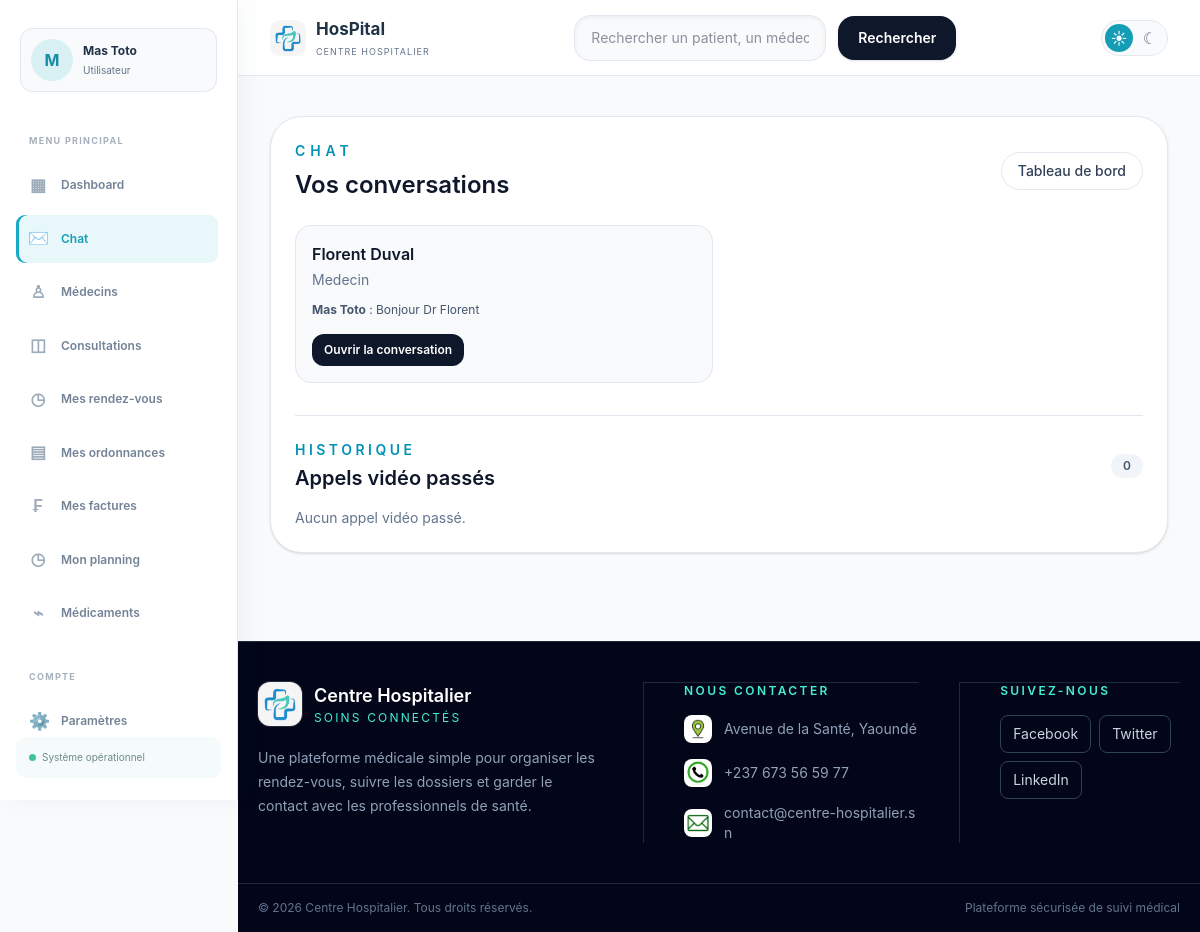
Page /chat/ (signed in) on the earlier database version.
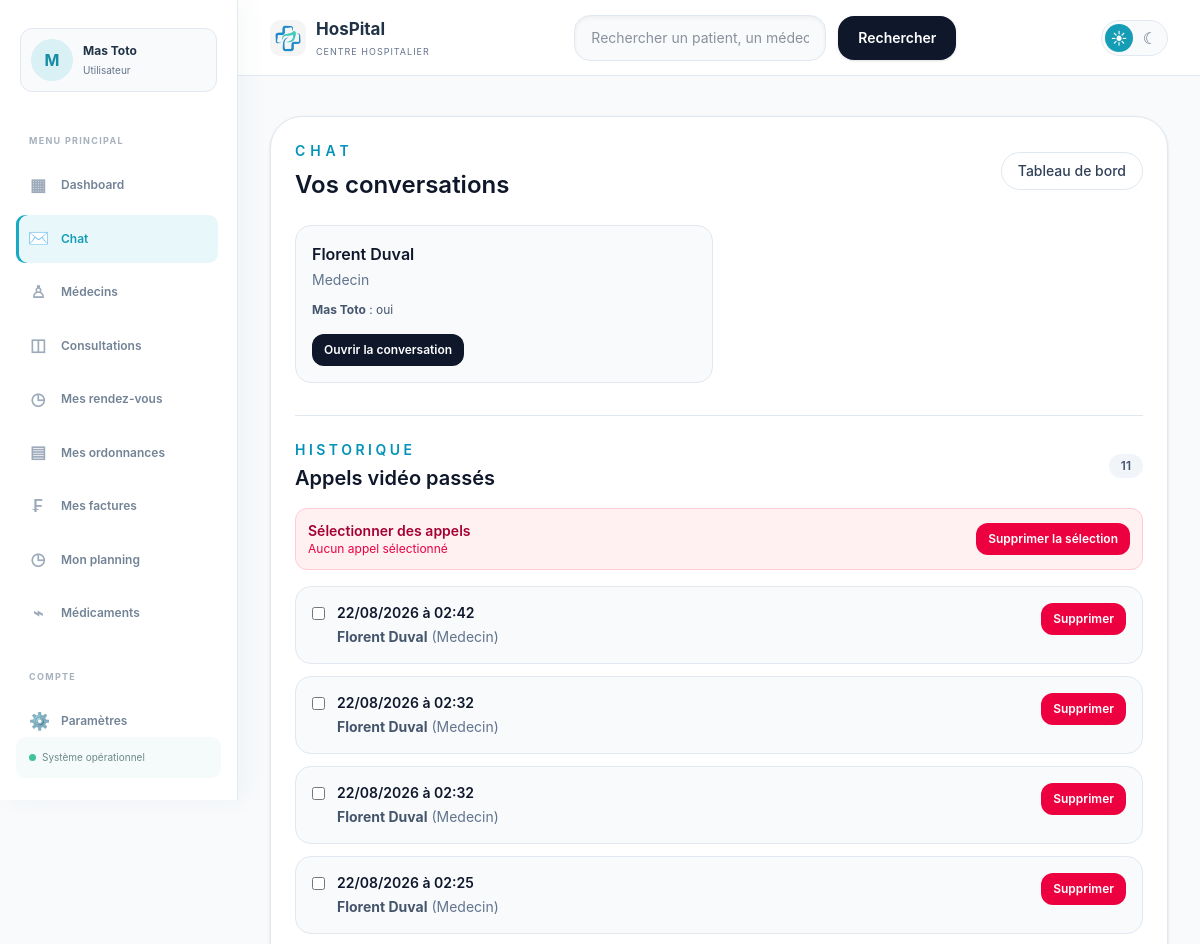
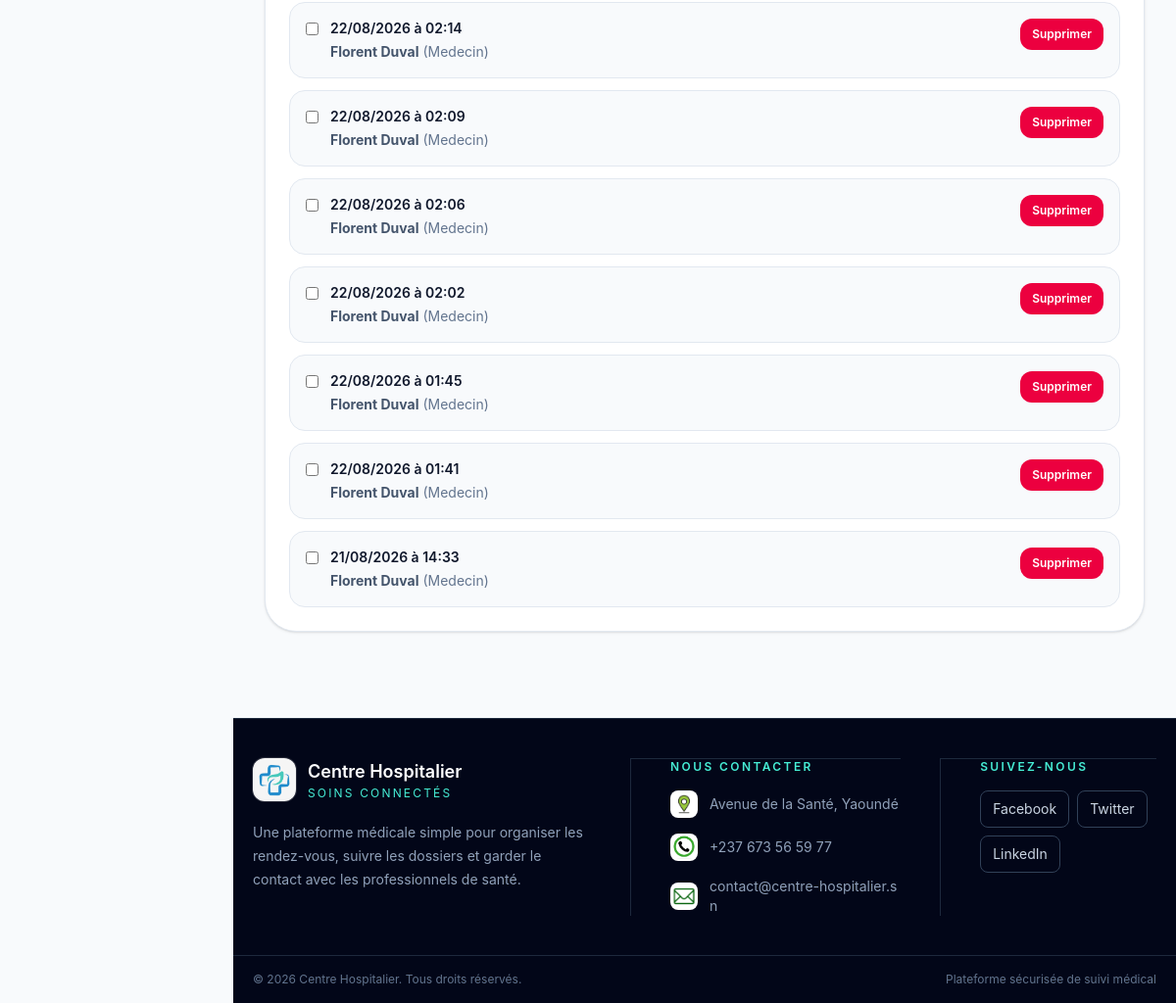
Same page on the later database version (2 pictures, top to bottom).
### hopital/models.py (models this page shows, shortened)
class CustomUser(AbstractUser):
    ROLE_CHOICES = [
        ('user', 'Utilisateur'),
        ('medecin', 'Medecin'),
        ('admin', 'Administrateur'),
        ('secretaire', 'Secretaire'),
    ]
    role = models.CharField(max_length=20, choices=ROLE_CHOICES, default='user')
    nom = models.CharField(max_length=100, blank=True, null=True)
    prenom = models.CharField(max_length=100, blank=True, null=True)
    sexe = models.CharField(max_length=10, blank=True, null=True)
    telephone = models.CharField(max_length=20, blank=True, null=True)
    adresse = models.CharField(max_length=255, blank=True, default='')
    specialite = models.CharField(max_length=100, blank=True, default='')
    langues = models.CharField(max_length=255, blank=True, default='')
    photo_profil = models.ImageField(upload_to='profils/', blank=True, null=True)
    date_naissance = models.DateField(blank=True, null=True)
    medecin_traitant = models.ForeignKey(
        'self',
        on_delete=models.SET_NULL,
        null=True,
        blank=True,
        related_name='patients_suivis'
    )
    def __str__(self):
        nom_complet = f"{self.prenom or ''} {self.nom or ''}".strip()
        return nom_complet or self.username

class VideoCall(models.Model):
    room_id = models.UUIDField(default=uuid.uuid4, unique=True, editable=False)
    created_by = models.ForeignKey(CustomUser, on_delete=models.CASCADE, related_name='appels_video_crees')
    created_at = models.DateTimeField(auto_now_add=True)
    active = models.BooleanField(default=True)

### hopital/views.py (the view)
# urls.py: path('chat/', chat_inbox, name='chat_inbox'),
@login_required
def chat_inbox(request):
    conversation_messages = ChatMessage.objects.filter(
        (Q(sender=OuterRef('pk')) & Q(receiver=request.user)) |
        (Q(sender=request.user) & Q(receiver=OuterRef('pk')))
    ).order_by('-created_at')
    if request.user.role in ['admin', 'secretaire']:
        contacts = CustomUser.objects.exclude(pk=request.user.pk).order_by('role', 'nom', 'prenom')
    elif request.user.role == 'medecin':
        contacts = CustomUser.objects.filter(
            Q(medecin_traitant=request.user) |
            Q(messages_envoyes__receiver=request.user) |
            Q(messages_recus__sender=request.user)
        ).exclude(pk=request.user.pk).distinct().order_by('role', 'nom', 'prenom')
    elif request.user.role in ['user', 'patient']:
        contacts = CustomUser.objects.filter(pk=request.user.medecin_traitant_id) if request.user.medecin_traitant_id else CustomUser.objects.none()
    else:
        contacts = CustomUser.objects.none()
    contacts = contacts.annotate(
        unread_messages=Count(
            'messages_envoyes',
            filter=Q(messages_envoyes__receiver=request.user, messages_envoyes__is_read=False),
        ),
        last_message_content=Subquery(conversation_messages.values('content')[:1]),
        last_message_sender_prenom=Subquery(conversation_messages.values('sender__prenom')[:1]),
        last_message_sender_nom=Subquery(conversation_messages.values('sender__nom')[:1]),
    )
    call_history = VideoCall.objects.filter(
        participants__user=request.user,
        participants__history_deleted=False,
    ).prefetch_related('participants__user').order_by('-created_at')[:50]
    for call in call_history:
        call.interlocutors = [
            participant.user
            for participant in call.participants.all()
            if participant.user_id != request.user.pk
        ]
    return render(request, 'chat.html', {
        'participant': None,
        'messages': [],
        'invitees': contacts,
        'conversation_contacts': contacts,
        'call_history': call_history,
    })

### hopital/context_processors.py (called while the page is built)
def chat_notifications(request):
    if not request.user.is_authenticated:
        return {'unread_chat_count': 0}
    return {
        'unread_chat_count': ChatMessage.objects.filter(
            receiver=request.user,
            is_read=False,
        ).count(),
    }

### hopital/templates/chat.html (shortened to what the changed rows need)
{% load static %}
<!DOCTYPE html>
<html lang="fr">
<head>
    <link rel="stylesheet" href="{% static 'css/style.css' %}">
    <script src="https://cdn.jsdelivr.net/npm/@tailwindcss/browser@4"></script>
    <link href="{% static 'output.css' %}" rel="stylesheet">
</head>
<body class="min-h-screen bg-slate-50 text-slate-800">
    <main class="mx-auto max-w-5xl px-6 py-10 lg:px-8">
        <section class="rounded-4xl border border-slate-200 bg-white p-6 shadow-sm">
            <div class="flex items-center justify-between gap-3">
                <div>
                    <h1 class="mt-2 text-2xl font-semibold text-slate-900">{% if participant %}Conversation avec {{ participant }}{% else %}Vos conversations{% endif %}</h1>
                </div>
            </div>
            {% if participant %}
            <div class="mt-6 flex flex-wrap items-center justify-between gap-3 rounded-2xl bg-cyan-50 p-4">
                <div>
                    <p class="font-semibold text-slate-900">Échange sécurisé</p>
                    <p class="text-sm text-slate-600">Messages et appel vidéo avec {{ participant }}.</p>
                </div>
                <button id="start-call" type="button" class="rounded-2xl bg-cyan-600 px-4 py-3 text-sm font-semibold text-white transition hover:bg-cyan-700">Démarrer un appel vidéo</button>
            </div>
            {% if request.user.role == 'medecin' %}
            <div class="mt-4 rounded-2xl border border-slate-200 p-4">
                <p class="text-sm font-semibold text-slate-900">Ajouter des personnes à l’appel</p>
                <div class="mt-3 grid gap-2 sm:grid-cols-2">
                    {% for invitee in invitees %}
                    <label class="flex items-center gap-3 rounded-xl bg-slate-50 px-3 py-2 text-sm text-slate-700">
                        <input type="checkbox" name="call_participant" value="{{ invitee.pk }}" {% if invitee.pk == participant.pk %}checked{% endif %}>
                        <span>{{ invitee }} <small class="text-slate-400">({{ invitee.get_role_display }})</small></span>
                    </label>
                    {% empty %}
                    <p class="text-sm text-slate-500">Aucun patient ou collègue disponible.</p>
                    {% endfor %}
                </div>
            </div>
            {% endif %}
            <div class="mt-6 space-y-3 rounded-2xl bg-slate-50 p-4">
                <form id="bulk-delete-form" method="post" action="{% url 'chat_bulk_delete' %}" class="flex flex-wrap items-center justify-between gap-3 rounded-xl border border-rose-200 bg-rose-50 p-3">
                    {% csrf_token %}
                    <input type="hidden" name="participant_id" value="{{ participant.pk }}">
                    <div>
                        <p class="text-sm font-semibold text-rose-800">Sélectionner des messages</p>
                        <p id="selected-message-count" class="text-xs text-rose-600">Aucun message sélectionné</p>
                    </div>
                    <div id="bulk-delete-message-ids"></div>
                    <button type="submit" class="rounded-xl bg-rose-600 px-3 py-2 text-xs font-semibold text-white transition hover:bg-rose-700">Supprimer la sélection</button>
                </form>
                {% for message in messages %}
                <div data-message-bubble class="relative rounded-2xl {% if message.sender == request.user %}bg-cyan-600 text-white{% else %}bg-white text-slate-700{% endif %} p-3 pr-12">
                    <label class="absolute bottom-3 right-3 z-10 flex items-center gap-1 text-xs opacity-80" title="Sélectionner ce message">
                        <input type="checkbox" class="message-selector" value="{{ message.pk }}">
                    </label>
                    <details class="absolute right-3 top-3">
                        <summary class="flex h-8 w-8 cursor-pointer list-none items-center justify-center rounded-lg text-lg leading-none transition hover:bg-black/10" aria-label="Actions du message" title="Actions du message">&#8942;</summary>
                        <div class="absolute right-0 z-10 mt-2 w-36 rounded-xl border border-slate-200 bg-white p-1 text-left text-slate-700 shadow-lg">
                            {% if message.sender == request.user %}
                            <button type="button" class="message-edit-button block w-full rounded-lg px-3 py-2 text-left text-xs font-medium hover:bg-slate-100" data-message-id="{{ message.pk }}">Modifier</button>
                            {% endif %}
                            <form method="post" action="{% url 'chat_message_action' message.pk 'delete' %}" onsubmit="return confirm('Supprimer ce message ?');">
                                {% csrf_token %}
                                <button type="submit" class="block w-full rounded-lg px-3 py-2 text-left text-xs font-medium text-rose-600 hover:bg-rose-50">Supprimer</button>
                            </form>
                        </div>
                    </details>
                    <p class="message-content text-sm">{{ message.content }}</p>
                    {% if message.sender == request.user %}
                    <form method="post" action="{% url 'chat_message_action' message.pk 'edit' %}" class="message-edit-form mt-3 hidden space-y-2" data-message-id="{{ message.pk }}">
                        {% csrf_token %}
                        <textarea name="content" rows="2" class="w-full rounded-xl border border-white/40 bg-white/15 px-3 py-2 text-sm text-current outline-none placeholder:text-white/70" required>{{ message.content }}</textarea>
                        <div class="flex gap-2">
                            <button type="submit" class="rounded-lg bg-white px-3 py-2 text-xs font-semibold text-cyan-700">Enregistrer</button>
                            <button type="button" class="message-cancel-button rounded-lg border border-white/40 px-3 py-2 text-xs font-semibold" data-message-id="{{ message.pk }}">Annuler</button>
                        </div>
                    </form>
                    {% endif %}
                    <p class="mt-2 text-xs {% if message.sender == request.user %}text-cyan-100{% else %}text-slate-400{% endif %}">{{ message.created_at }}</p>
                </div>
                {% empty %}
                <p class="text-sm text-slate-500">Aucun message encore. Envoyer un message pour commencer la conversation.</p>
                {% endfor %}
            </div>
            <form method="post" class="mt-6 flex flex-col gap-3 sm:flex-row">
                {% csrf_token %}
                <input type="text" name="content" placeholder="Envoyer un message" class="w-full rounded-2xl border border-slate-300 px-4 py-3 text-sm outline-none focus:border-cyan-500" required>
                <button type="submit" class="rounded-2xl bg-slate-900 px-5 py-3 text-sm font-semibold text-white transition hover:bg-slate-700">Envoyer</button>
            </form>
            {% else %}
            <div class="mt-6 grid gap-3 md:grid-cols-2">
                {% for contact in conversation_contacts %}
                <a href="{% url 'chat_with_doctor' contact.pk %}" class="rounded-2xl border border-slate-200 bg-slate-50 p-4 transition hover:border-cyan-400 hover:bg-cyan-50">
                    <div class="flex items-start justify-between gap-3">
                        <p class="font-semibold text-slate-900">{{ contact }}</p>
                    </div>
                    <p class="mt-1 text-sm text-slate-500">{{ contact.get_role_display }}</p>
                    {% if contact.last_message_content %}
                    <p class="mt-3 text-xs text-slate-600"><strong>{{ contact.last_message_sender_prenom|default:'' }} {{ contact.last_message_sender_nom|default:'' }}</strong> : {{ contact.last_message_content|truncatechars:90 }}</p>
                    {% else %}
                    <p class="mt-3 text-xs text-slate-400">Aucun message échangé.</p>
                    {% endif %}
                    <span class="mt-4 inline-block rounded-xl bg-slate-900 px-3 py-2 text-xs font-semibold text-white">Ouvrir la conversation</span>
                </a>
                {% empty %}
                <p class="text-sm text-slate-500">Aucune conversation disponible pour le moment.</p>
                {% endfor %}
            </div>
            <section class="mt-8 border-t border-slate-200 pt-6">
                <div class="flex items-center justify-between gap-3">
                    <div>
                        <p class="text-sm font-semibold uppercase tracking-[0.25em] text-cyan-600">Historique</p>
                        <h2 class="mt-1 text-xl font-semibold text-slate-900">Appels vidéo passés</h2>
                    </div>
                    <span class="rounded-full bg-slate-100 px-3 py-1 text-xs font-semibold text-slate-600">{{ call_history|length }}</span>
                </div>
                {% if call_history %}
                <form id="bulk-delete-calls-form" method="post" action="{% url 'chat_bulk_delete_calls' %}" class="mt-4 flex flex-wrap items-center justify-between gap-3 rounded-xl border border-rose-200 bg-rose-50 p-3">
                    <div>
                        <p class="text-sm font-semibold text-rose-800">Sélectionner des appels</p>
                        <p id="selected-call-count" class="text-xs text-rose-600">Aucun appel sélectionné</p>
                    </div>
                    <button type="submit" class="rounded-xl bg-rose-600 px-3 py-2 text-xs font-semibold text-white transition hover:bg-rose-700">Supprimer la sélection</button>
                </form>
                <div class="mt-4 space-y-3">
                    {% for call in call_history %}
                    <article class="rounded-2xl border border-slate-200 bg-slate-50 p-4">
                        <div class="flex items-start justify-between gap-3">
                            <div class="flex items-start gap-3">
                                <input type="checkbox" class="call-selector mt-1" value="{{ call.pk }}" aria-label="Sélectionner l’appel du {{ call.created_at|date:'d/m/Y à H:i' }}">
                                <div>
                                <p class="text-sm font-semibold text-slate-900">{{ call.created_at|date:"d/m/Y à H:i" }}</p>
                                {% for interlocutor in call.interlocutors %}
                                <p class="mt-1 text-sm text-slate-600"><strong>{{ interlocutor }}</strong> <span class="text-slate-500">({{ interlocutor.get_role_display }})</span></p>
                                {% empty %}
                                <p class="mt-1 text-sm text-slate-500">Aucun autre participant enregistré.</p>
                                {% endfor %}
                                </div>
                            </div>
                            <form method="post" action="{% url 'chat_call_delete' call.pk %}" onsubmit="return confirm('Supprimer cet appel de votre historique ?');">
                                <button type="submit" class="rounded-xl bg-rose-600 px-3 py-2 text-xs font-semibold text-white transition hover:bg-rose-700">Supprimer</button>
                            </form>
                        </div>
                    </article>
                    {% endfor %}
                </div>
                {% else %}
                <p class="mt-4 text-sm text-slate-500">Aucun appel vidéo passé.</p>
                {% endif %}
            </section>
            {% endif %}
        </section>
    </main>
</body>
</html>

Differences in the rows shown:
changed CustomUser "Florent Duval": last_message_content "Bonjour Dr Florent" → "oui"
added VideoCall: created_at "22/08/2026 à 02:42", CustomUser (prenom+nom "Florent Duval", role "Medecin")
added VideoCall: created_at "22/08/2026 à 02:32", CustomUser (prenom+nom "Florent Duval", role "Medecin")
added VideoCall: created_at "22/08/2026 à 02:32", CustomUser (prenom+nom "Florent Duval", role "Medecin")
added VideoCall: created_at "22/08/2026 à 02:25", CustomUser (prenom+nom "Florent Duval", role "Medecin")
added VideoCall: created_at "22/08/2026 à 02:14", CustomUser (prenom+nom "Florent Duval", role "Medecin")
added VideoCall: created_at "22/08/2026 à 02:09", CustomUser (prenom+nom "Florent Duval", role "Medecin")
added VideoCall: created_at "22/08/2026 à 02:06", CustomUser (prenom+nom "Florent Duval", role "Medecin")
added VideoCall: created_at "22/08/2026 à 02:02", CustomUser (prenom+nom "Florent Duval", role "Medecin")
added VideoCall: created_at "22/08/2026 à 01:45", CustomUser (prenom+nom "Florent Duval", role "Medecin")
added VideoCall: created_at "22/08/2026 à 01:41", CustomUser (prenom+nom "Florent Duval", role "Medecin")
added VideoCall: created_at "21/08/2026 à 14:33", CustomUser (prenom+nom "Florent Duval", role "Medecin")
Other differences:
{{ call_history|length }}: "0" → "11"
text no longer shown: "Aucun appel vidéo passé."
text now shown: "Sélectionner des appels Aucun appel sélectionné Supprimer la sélection"
